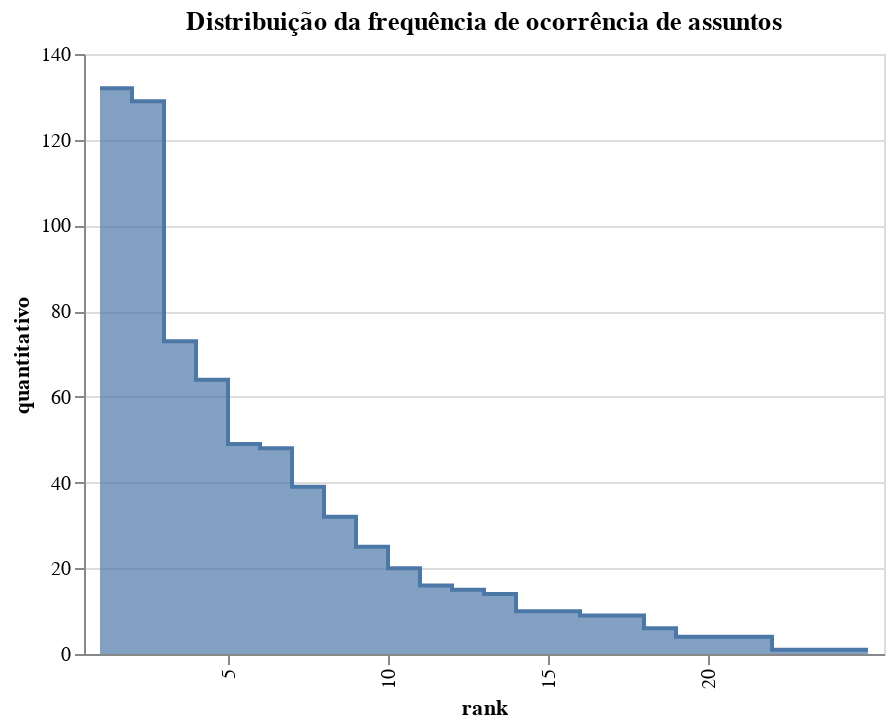

Notebook code cell kept with this figure:
### Code cell
alt.Chart(count_clf_assuntos).mark_area(
    interpolate='step-after',
    line=True
).encode(
    alt.X('rank:O', axis=alt.Axis(values=[5, 10, 15, 20, 30])),
    alt.Y('quantitativo:Q'),
 #   color=alt.value(default_color_1),
).properties(
    width=400,
    height=300,
    title='Distribuição da frequência de ocorrência de assuntos'
).interactive()

### Figure 1 — Vega-Lite specification as saved in the notebook (floating-point values rounded to 4 significant figures)
{"config": {"view": {"continuousWidth": 400, "continuousHeight": 300}}, "data": {"name": "data-3dce7d08f58b787500edd9ee05a50493"}, "mark": {"type": "area", "interpolate": "step-after", "line": true}, "encoding": {"x": {"type": "ordinal", "axis": {"values": [5, 10, 15, 20, 30]}, "field": "rank"}, "y": {"type": "quantitative", "field": "quantitativo"}}, "height": 300, "selection": {"selector002": {"type": "interval", "bind": "scales", "encodings": ["x", "y"]}}, "title": "Distribuição da frequência de ocorrência de assuntos", "width": 400, "$schema": "https://vega.github.io/schema/vega-lite/v4.8.1.json", "datasets": {"data-3dce7d08f58b787500edd9ee05a50493": [{"area_tematica": "LICITACAO", "quantitativo": 132, "soma_acumulada": 132, "perc_acumulado": 18.44, "rank": 1}, {"area_tematica": "PESSOAL", "quantitativo": 129, "soma_acumulada": 261, "perc_acumulado": 36.45, "rank": 2}, {"area_tematica": "DESPESA", "quantitativo": 73, "soma_acumulada": 334, "perc_acumulado": 46.65, "rank": 3}, {"area_tematica": "PROCESSUAL", "quantitativo": 64, "soma_acumulada": 398, "perc_acumulado": 55.59, "rank": 4}, {"area_tematica": "PRESTACAO DE CONTAS", "quantitativo": 49, "soma_acumulada": 447, "perc_acumulado": 62.43, "rank": 5}, {"area_tematica": "CONTRATO", "quantitativo": 48, "soma_acumulada": 495, "perc_acumulado": 69.13, "rank": 6}, {"area_tematica": "PREVIDENCIA", "quantitativo": 39, "soma_acumulada": 534, "perc_acumulado": 74.58, "rank": 7}, {"area_tematica": "AGENTE POLITICO", "quantitativo": 32, "soma_acumulada": 566, "perc_acumulado": 79.05, "rank": 8}, {"area_tematica": "RESPONSABILIDADE", "quantitativo": 25, "soma_acumulada": 591, "perc_acumulado": 82.54, "rank": 9}, {"area_tematica": "CONTABILIDADE", "quantitativo": 20, "soma_acumulada": 611, "perc_acumulado": 85.34, "rank": 10}, {"area_tematica": "EDUCACAO", "quantitativo": 16, "soma_acumulada": 627, "perc_acumulado": 87.57, "rank": 11}, {"area_tematica": "CAMARA MUNICIPAL", "quantitativo": 15, "soma_acumulada": 642, "perc_acumulado": 89.66, "rank": 12}, {"area_tematica": "TRANSPARENCIA", "quantitativo": 14, "soma_acumulada": 656, "perc_acumulado": 91.62, "rank": 13}, {"area_tematica": "RECEITA", "quantitativo": 10, "soma_acumulada": 666, "perc_acumulado": 93.02, "rank": 14}, {"area_tematica": "ORCAMENTO", "quantitativo": 10, "soma_acumulada": 676, "perc_acumulado": 94.41, "rank": 15}, {"area_tematica": "SAUDE", "quantitativo": 9, "soma_acumulada": 685, "perc_acumulado": 95.67, "rank": 16}, {"area_tematica": "CONTROLE INTERNO", "quantitativo": 9, "soma_acumulada": 694, "perc_acumulado": 96.93, "rank": 17}, {"area_tematica": "CONVENIO", "quantitativo": 6, "soma_acumulada": 700, "perc_acumulado": 97.77, "rank": 18}, {"area_tematica": "PLANEJAMENTO", "quantitativo": 4, "soma_acumulada": 704, "perc_acumulado": 98.32, "rank": 19}, {"area_tematica": "FUNDEF", "quantitativo": 4, "soma_acumulada": 708, "perc_acumulado": 98.88, "rank": 20}, {"area_tematica": "FUNDEB", "quantitativo": 4, "soma_acumulada": 712, "perc_acumulado": 99.44, "rank": 21}, {"area_tematica": "TRIBUTACAO", "quantitativo": 1, "soma_acumulada": 713, "perc_acumulado": 99.58, "rank": 22}, {"area_tematica": "PATRIMONIO", "quantitativo": 1, "soma_acumulada": 714, "perc_acumulado": 99.72, "rank": 23}, {"area_tematica": "REPRESENTACAO", "quantitativo": 1, "soma_acumulada": 715, "perc_acumulado": 99.86, "rank": 24}, {"area_tematica": "PAGAMENTO", "quantitativo": 1, "soma_acumulada": 716, "perc_acumulado": 100.0, "rank": 25}]}}
